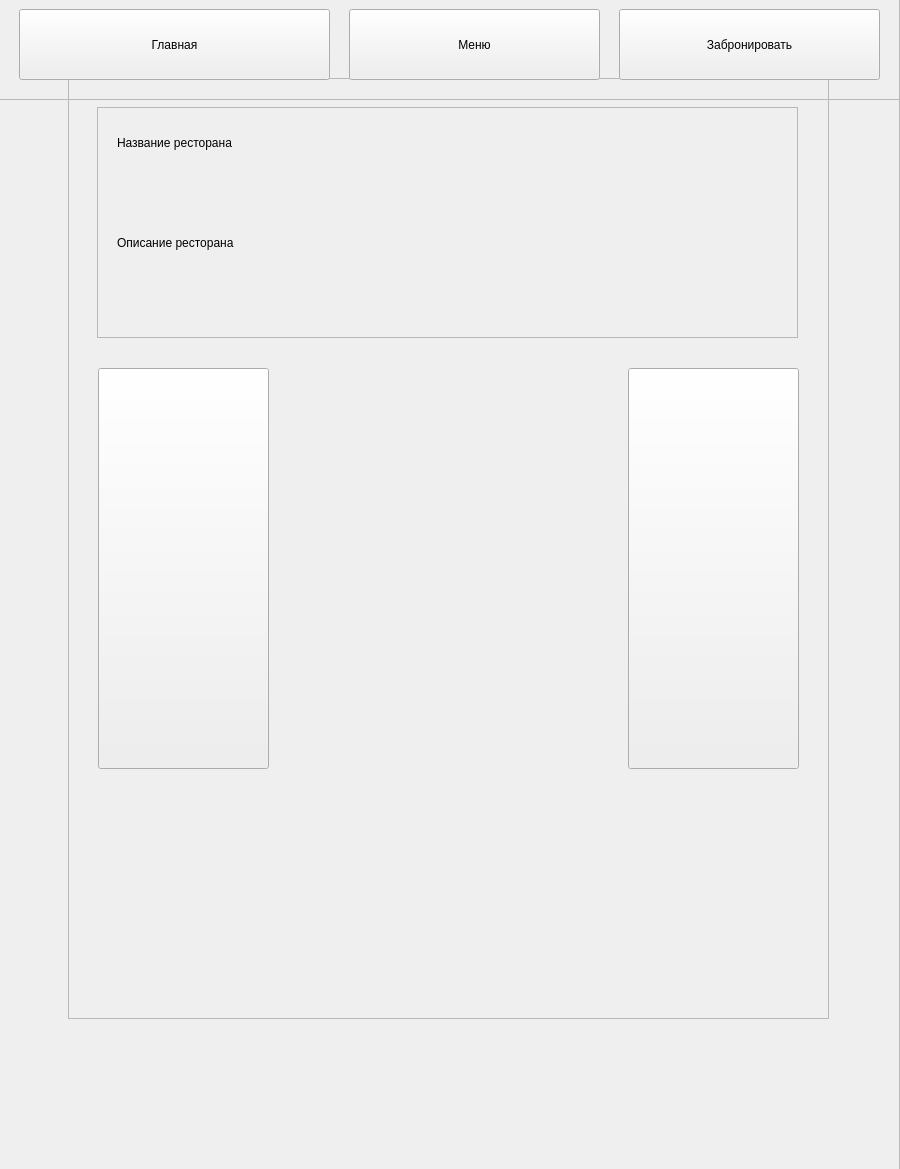
<?xml version="1.0" encoding="UTF-8"?>
<ui version="4.0">
 <class>windowMain</class>
 <widget class="QMainWindow" name="windowMain">
  <property name="enabled">
   <bool>true</bool>
  </property>
  <property name="geometry">
   <rect>
    <x>0</x>
    <y>0</y>
    <width>900</width>
    <height>1169</height>
   </rect>
  </property>
  <property name="windowTitle">
   <string>CREEPER</string>
  </property>
  <widget class="QWidget" name="centralwidget">
   <widget class="QWidget" name="verticalLayoutWidget">
    <property name="geometry">
     <rect>
      <x>-1</x>
      <y>-1</y>
      <width>901</width>
      <height>1171</height>
     </rect>
    </property>
    <layout class="QVBoxLayout" name="verticalLayout">
     <item>
      <widget class="QFrame" name="frame">
       <property name="frameShape">
        <enum>QFrame::StyledPanel</enum>
       </property>
       <property name="frameShadow">
        <enum>QFrame::Raised</enum>
       </property>
       <widget class="QFrame" name="frame_Header">
        <property name="geometry">
         <rect>
          <x>0</x>
          <y>0</y>
          <width>901</width>
          <height>101</height>
         </rect>
        </property>
        <property name="frameShape">
         <enum>QFrame::StyledPanel</enum>
        </property>
        <property name="frameShadow">
         <enum>QFrame::Raised</enum>
        </property>
        <widget class="QPushButton" name="pushButton">
         <property name="geometry">
          <rect>
           <x>20</x>
           <y>10</y>
           <width>311</width>
           <height>71</height>
          </rect>
         </property>
         <property name="text">
          <string>Главная</string>
         </property>
        </widget>
        <widget class="QPushButton" name="pushButton_Meals">
         <property name="geometry">
          <rect>
           <x>350</x>
           <y>10</y>
           <width>251</width>
           <height>71</height>
          </rect>
         </property>
         <property name="text">
          <string>Меню</string>
         </property>
        </widget>
        <widget class="QPushButton" name="pushButton_Booking">
         <property name="geometry">
          <rect>
           <x>620</x>
           <y>10</y>
           <width>261</width>
           <height>71</height>
          </rect>
         </property>
         <property name="text">
          <string>Забронировать</string>
         </property>
        </widget>
       </widget>
       <widget class="QStackedWidget" name="stackedWidget_Pages">
        <property name="geometry">
         <rect>
          <x>-1</x>
          <y>79</y>
          <width>901</width>
          <height>1091</height>
         </rect>
        </property>
        <property name="contextMenuPolicy">
         <enum>Qt::DefaultContextMenu</enum>
        </property>
        <property name="acceptDrops">
         <bool>false</bool>
        </property>
        <widget class="QWidget" name="page_aboutUs">
         <widget class="QFrame" name="frame_Body">
          <property name="geometry">
           <rect>
            <x>70</x>
            <y>0</y>
            <width>761</width>
            <height>941</height>
           </rect>
          </property>
          <property name="frameShape">
           <enum>QFrame::StyledPanel</enum>
          </property>
          <property name="frameShadow">
           <enum>QFrame::Raised</enum>
          </property>
          <widget class="QFrame" name="frame_Description">
           <property name="geometry">
            <rect>
             <x>29</x>
             <y>29</y>
             <width>701</width>
             <height>231</height>
            </rect>
           </property>
           <property name="frameShape">
            <enum>QFrame::StyledPanel</enum>
           </property>
           <property name="frameShadow">
            <enum>QFrame::Raised</enum>
           </property>
           <widget class="QLabel" name="label_Title">
            <property name="geometry">
             <rect>
              <x>20</x>
              <y>20</y>
              <width>661</width>
              <height>31</height>
             </rect>
            </property>
            <property name="text">
             <string>Название ресторана</string>
            </property>
           </widget>
           <widget class="QLabel" name="label_Description">
            <property name="geometry">
             <rect>
              <x>20</x>
              <y>60</y>
              <width>661</width>
              <height>151</height>
             </rect>
            </property>
            <property name="text">
             <string>Описание ресторана</string>
            </property>
           </widget>
          </widget>
          <widget class="QWidget" name="widget_Photos" native="true">
           <property name="geometry">
            <rect>
             <x>30</x>
             <y>290</y>
             <width>701</width>
             <height>401</height>
            </rect>
           </property>
           <widget class="QPushButton" name="pushButton_NextImage">
            <property name="geometry">
             <rect>
              <x>530</x>
              <y>0</y>
              <width>171</width>
              <height>401</height>
             </rect>
            </property>
            <property name="text">
             <string/>
            </property>
           </widget>
           <widget class="QPushButton" name="pushButton_PrevImage">
            <property name="geometry">
             <rect>
              <x>0</x>
              <y>0</y>
              <width>171</width>
              <height>401</height>
             </rect>
            </property>
            <property name="text">
             <string/>
            </property>
           </widget>
          </widget>
         </widget>
        </widget>
        <widget class="QWidget" name="page_meals">
         <widget class="QFrame" name="frame_3">
          <property name="geometry">
           <rect>
            <x>70</x>
            <y>20</y>
            <width>761</width>
            <height>941</height>
           </rect>
          </property>
          <property name="frameShape">
           <enum>QFrame::StyledPanel</enum>
          </property>
          <property name="frameShadow">
           <enum>QFrame::Raised</enum>
          </property>
          <widget class="QLabel" name="label_Meals">
           <property name="geometry">
            <rect>
             <x>20</x>
             <y>30</y>
             <width>721</width>
             <height>31</height>
            </rect>
           </property>
           <property name="font">
            <font>
             <pointsize>14</pointsize>
            </font>
           </property>
           <property name="text">
            <string>Наше меню:</string>
           </property>
          </widget>
          <widget class="QWidget" name="widget_3" native="true">
           <property name="geometry">
            <rect>
             <x>20</x>
             <y>70</y>
             <width>721</width>
             <height>851</height>
            </rect>
           </property>
          </widget>
         </widget>
        </widget>
        <widget class="QWidget" name="page_booking">
         <widget class="QFrame" name="frame_2">
          <property name="geometry">
           <rect>
            <x>70</x>
            <y>19</y>
            <width>761</width>
            <height>941</height>
           </rect>
          </property>
          <property name="frameShape">
           <enum>QFrame::StyledPanel</enum>
          </property>
          <property name="frameShadow">
           <enum>QFrame::Raised</enum>
          </property>
          <widget class="QComboBox" name="comboBox_ChooseRestaraunt">
           <property name="geometry">
            <rect>
             <x>20</x>
             <y>80</y>
             <width>721</width>
             <height>31</height>
            </rect>
           </property>
          </widget>
          <widget class="QLabel" name="label_ChooseRestaraunt">
           <property name="geometry">
            <rect>
             <x>20</x>
             <y>30</y>
             <width>721</width>
             <height>31</height>
            </rect>
           </property>
           <property name="font">
            <font>
             <pointsize>14</pointsize>
            </font>
           </property>
           <property name="text">
            <string>Выберите ресторан:</string>
           </property>
          </widget>
          <widget class="QLabel" name="label_ChooseTableAndDate">
           <property name="geometry">
            <rect>
             <x>20</x>
             <y>130</y>
             <width>721</width>
             <height>41</height>
            </rect>
           </property>
           <property name="font">
            <font>
             <pointsize>14</pointsize>
            </font>
           </property>
           <property name="text">
            <string>Выберите место:</string>
           </property>
          </widget>
          <widget class="QWidget" name="widget" native="true">
           <property name="geometry">
            <rect>
             <x>20</x>
             <y>180</y>
             <width>721</width>
             <height>741</height>
            </rect>
           </property>
           <widget class="QWidget" name="widget_2" native="true">
            <property name="geometry">
             <rect>
              <x>10</x>
              <y>50</y>
              <width>701</width>
              <height>641</height>
             </rect>
            </property>
            <widget class="QPushButton" name="pushButton_floor_1">
             <property name="geometry">
              <rect>
               <x>660</x>
               <y>60</y>
               <width>31</width>
               <height>31</height>
              </rect>
             </property>
             <property name="text">
              <string>1</string>
             </property>
            </widget>
            <widget class="QPushButton" name="pushButton_floor_2">
             <property name="geometry">
              <rect>
               <x>660</x>
               <y>100</y>
               <width>31</width>
               <height>31</height>
              </rect>
             </property>
             <property name="text">
              <string>2</string>
             </property>
            </widget>
            <widget class="QPushButton" name="pushButton_floor_3">
             <property name="geometry">
              <rect>
               <x>660</x>
               <y>140</y>
               <width>31</width>
               <height>31</height>
              </rect>
             </property>
             <property name="text">
              <string>3</string>
             </property>
            </widget>
           </widget>
           <widget class="QPushButton" name="pushButton_ConfirmTable">
            <property name="geometry">
             <rect>
              <x>580</x>
              <y>702</y>
              <width>121</width>
              <height>31</height>
             </rect>
            </property>
            <property name="text">
             <string>Забронировать</string>
            </property>
           </widget>
          </widget>
         </widget>
        </widget>
       </widget>
       <zorder>stackedWidget_Pages</zorder>
       <zorder>frame_Header</zorder>
      </widget>
     </item>
    </layout>
   </widget>
  </widget>
 </widget>
 <resources>
  <include location="resource.qrc"/>
 </resources>
 <connections/>
</ui>
